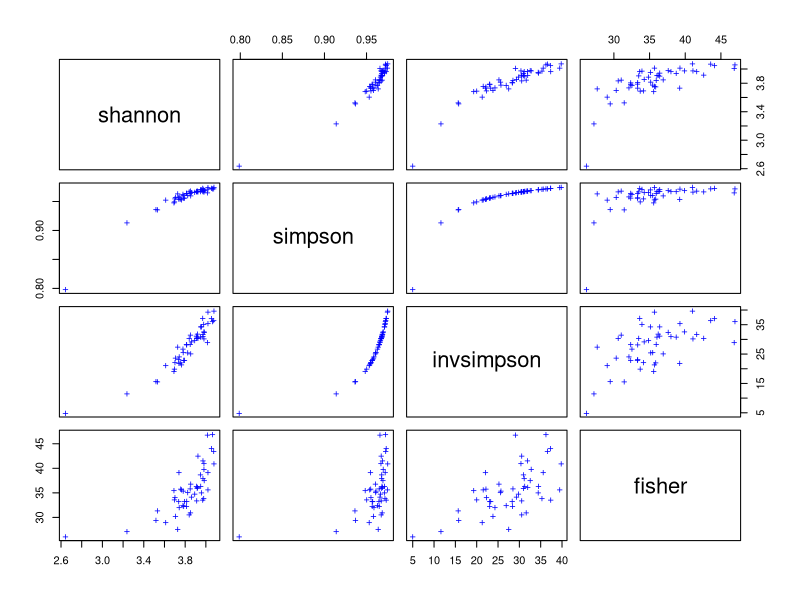
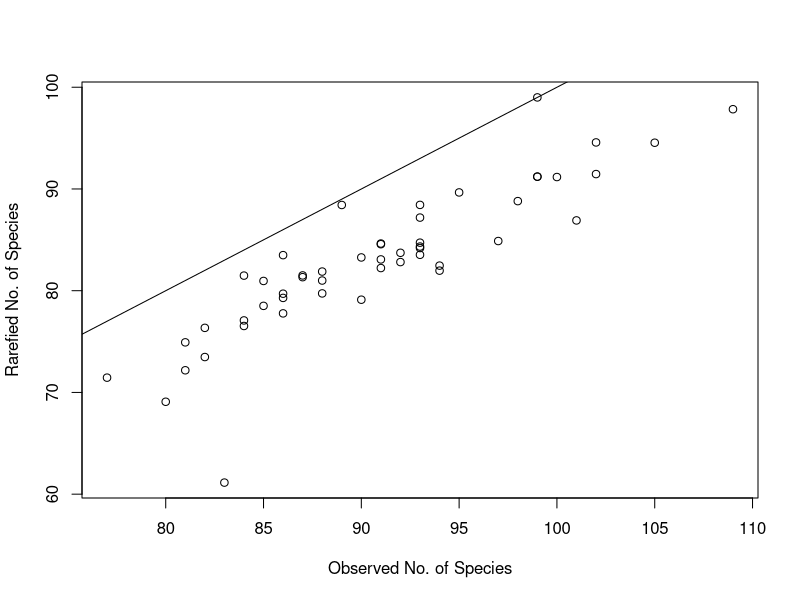
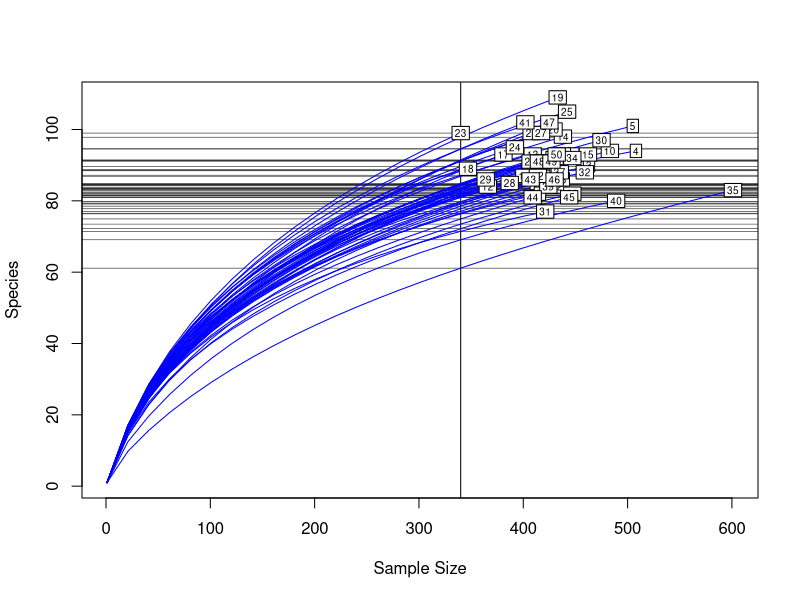

Source code (R) for these figures, in order:
## ---- chunk 1
getwd()
setwd("/Users/lennonj/GitHub/Quantitative_Biodiversity/Assignments/Week2")
## ---- chunk 2
require("vegan")
library("vegan")
## ---- chunk 3
data(BCI)
## ---- chunk 4
head(BCI)
## ---- chunk 5
shannon<-diversity(BCI,index="shannon", MARGIN=1,base=exp(1))
## ---- chunk 6
simpson <- diversity(BCI, "simpson")
invsimpson <- diversity(BCI, "inv")
fisher <- fisher.alpha(BCI)
## ---- chunk 7
pairs(cbind(shannon, simpson, invsimpson, fisher), pch="+", col="blue")
## ---- chunk 8
S <- specnumber(BCI)
## ---- chunk 9
(raremax <- min(rowSums(BCI)))
Srare <- rarefy(BCI, raremax)
plot(S, Srare, xlab = "Observed No. of Species", ylab = "Rarefied No. of Species")
abline(0, 1)
rarecurve(BCI, step = 20, sample = raremax, col = "blue", cex = 0.6)
